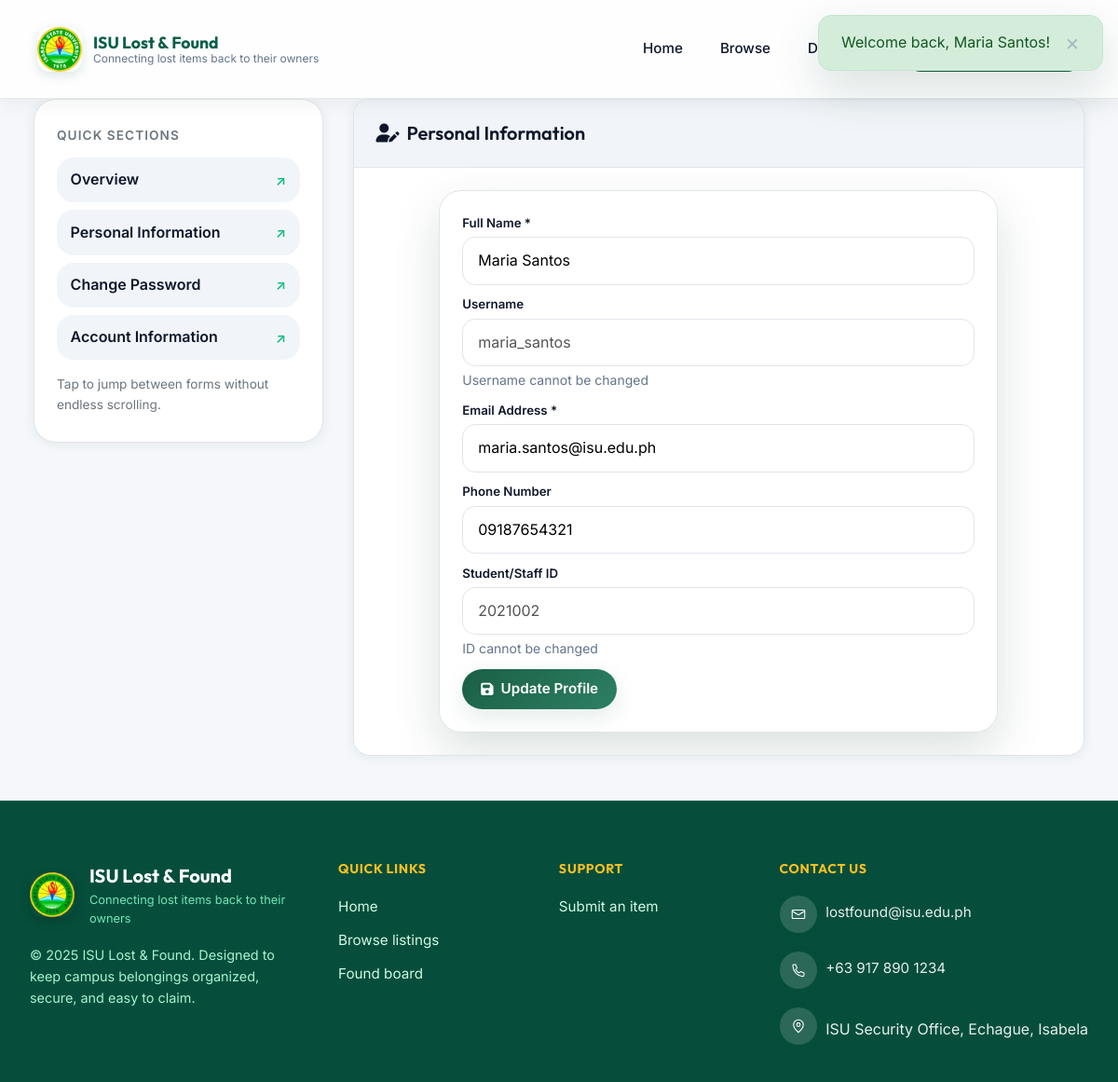
Screenshot of /profile.php?view=personal (signed in) with the database file from the repository.
### tables this page shows
CREATE TABLE users (
    id INT(11) UNSIGNED AUTO_INCREMENT PRIMARY KEY,
    full_name VARCHAR(100) NOT NULL,
    username VARCHAR(30) UNIQUE NOT NULL,
    email VARCHAR(100) UNIQUE NOT NULL,
    student_staff_id VARCHAR(20) NOT NULL,
    phone VARCHAR(15),
    password VARCHAR(255) NOT NULL,
    is_admin TINYINT(1) DEFAULT 0,
    is_active TINYINT(1) DEFAULT 1,
    created_at TIMESTAMP DEFAULT CURRENT_TIMESTAMP,
    last_login TIMESTAMP NULL,
    INDEX idx_username (username),
    INDEX idx_email (email),
    INDEX idx_is_admin (is_admin)
);

### includes/functions.php (called while the page is built, shortened)
<?php
require_once __DIR__ . '/db.php';
$db = Database::getInstance();
function is_logged_in()
{
    return isset($_SESSION['user_id']) && !empty($_SESSION['user_id']);
}
function get_logged_in_user()
{
    global $db;
    return $db->getUserById($_SESSION['user_id']);
}
function e($string)
{
    return htmlspecialchars($string ?? '', ENT_QUOTES, 'UTF-8');
}

### includes/db.php (called while the page is built, shortened)
<?php
class Database
{
    private static $instance = null;
    private $conn;
    private function __construct()
    {
        try {
            $this->conn = new PDO(
                "mysql:host=" . DB_HOST . ";dbname=" . DB_NAME . ";charset=utf8mb4",
                DB_USER,
                DB_PASS,
                [
                    PDO::ATTR_ERRMODE => PDO::ERRMODE_EXCEPTION,
                    PDO::ATTR_DEFAULT_FETCH_MODE => PDO::FETCH_ASSOC,
                    PDO::ATTR_EMULATE_PREPARES => false,
                ]
            );
        } catch (PDOException $e) {
            die("Database connection failed: " . $e->getMessage());
        }
    }
    public static function getInstance()
    {
        if (self::$instance === null) {
            self::$instance = new self();
        }
        return self::$instance;
    }
    public function getUserById($id)
    {
        $sql = "SELECT * FROM users WHERE id = :id LIMIT 1";
        $stmt = $this->conn->prepare($sql);
        $stmt->execute([':id' => $id]);
        return $stmt->fetch();
    }
}

### profile.php (the view, shortened to what this page needs)
<?php
require_once __DIR__ . '/includes/functions.php';
$view = $_GET['view'] ?? 'overview';
include __DIR__ . '/includes/header.php';
?>
<div class="profile-layout" data-profile-shell>
    <aside class="profile-menu" aria-label="Profile navigation" data-profile-menu>
        <p class="profile-menu__label">Quick sections</p>
        <nav class="profile-menu__nav">
            <a href="profile.php?view=overview" class="profile-menu__link <?php echo $view === 'overview' ? 'active' : ''; ?>">Overview</a>
            <a href="profile.php?view=personal" class="profile-menu__link <?php echo $view === 'personal' ? 'active' : ''; ?>">Personal Information</a>
            <a href="profile.php?view=password" class="profile-menu__link <?php echo $view === 'password' ? 'active' : ''; ?>">Change Password</a>
            <a href="profile.php?view=account" class="profile-menu__link <?php echo $view === 'account' ? 'active' : ''; ?>">Account Information</a>
        </nav>
        <p class="profile-menu__hint">Tap to jump between forms without endless scrolling.</p>
    </aside>
    <div class="profile-content card-grid profile-grid">
    <?php if ($view === 'personal'): ?>
    <article id="personal-info" class="card profile-section">
        <div class="card-header">
            <h3><i class="fas fa-user-edit"></i> Personal Information</h3>
        </div>
        <div class="card-content">
            <form method="post" class="form-card">
                <div class="form-group">
                    <label for="full_name">Full Name *</label>
                    <input type="text" id="full_name" name="full_name" value="<?php echo e($current_user['full_name']); ?>" required />
                </div>
                <div class="form-group">
                    <label for="username">Username</label>
                    <input type="text" id="username" value="<?php echo e($current_user['username']); ?>" readonly disabled />
                    <small class="form-help">Username cannot be changed</small>
                </div>
                <div class="form-group">
                    <label for="email">Email Address *</label>
                    <input type="email" id="email" name="email" value="<?php echo e($current_user['email']); ?>" required />
                </div>
                <div class="form-group">
                    <label for="phone">Phone Number</label>
                    <input type="tel" id="phone" name="phone" value="<?php echo e($current_user['phone'] ?? ''); ?>" />
                </div>
                <div class="form-group">
                    <label for="student_id">Student/Staff ID</label>
                    <input type="text" id="student_id" value="<?php echo e($current_user['student_staff_id'] ?? ''); ?>" readonly disabled />
                    <small class="form-help">ID cannot be changed</small>
                </div>
                <button class="btn primary" type="submit">
                    <i class="fas fa-save"></i> Update Profile
                </button>
            </form>
        </div>
    </article>
    <?php endif; ?>
    </div>
    </div>
<?php include __DIR__ . '/includes/footer.php'; ?>

### assets/css/base.css (style rules this page uses)
:root { --clr-bg: #f8fafc; --clr-surface: #ffffff; --clr-surface-alt: #f1f5f9; --clr-primary-50: #ecfdf5; --clr-primary-100: #d1fae5; --clr-primary-200: #a7f3d0; --clr-primary-300: #6ee7b7; --clr-primary-400: #34d399; --clr-primary-500: #10b981; --clr-primary-600: #059669; --clr-primary-700: #047857; --clr-primary-800: #065f46; --clr-primary-900: #064e3b; --clr-accent-50: #fffbeb; --clr-accent-100: #fef3c7; --clr-accent-200: #fde68a; --clr-accent-300: #fcd34d; --clr-accent-400: #fbbf24; --clr-accent-500: #f59e0b; --clr-accent-600: #d97706; --clr-text-main: #0f172a; --clr-text-muted: #64748b; --clr-text-light: #94a3b8; --clr-border: #e2e8f0; --clr-border-hover: #cbd5e1; --clr-success: #10b981; --clr-danger: #ef4444; --clr-warning: #f59e0b; --clr-info: #3b82f6; --clr-primary: var(--clr-primary-600); --clr-primary-dark: var(--clr-primary-800); --clr-primary-soft: var(--clr-primary-500); --clr-accent: var(--clr-accent-400); --clr-accent-hover: var(--clr-accent-500); --clr-muted: var(--clr-text-muted); --clr-hover-bg: var(--clr-primary-50); --radius-sm: 0.5rem; --radius-md: 0.75rem; --radius-lg: 1rem; --radius-xl: 1.5rem; --radius-full: 9999px; --shadow-sm: 0 1px 2px 0 rgba(0, 0, 0, 0.05); --shadow-md: 0 4px 6px -1px rgba(0, 0, 0, 0.1), 0 2px 4px -1px rgba(0, 0, 0, 0.06); --shadow-lg: 0 10px 15px -3px rgba(0, 0, 0, 0.1), 0 4px 6px -2px rgba(0, 0, 0, 0.05); --shadow-xl: 0 20px 25px -5px rgba(0, 0, 0, 0.1), 0 10px 10px -5px rgba(0, 0, 0, 0.04); --shadow-primary: 0 10px 15px -3px rgba(5, 150, 105, 0.2), 0 4px 6px -2px rgba(5, 150, 105, 0.1); --shadow-hover: 0 20px 25px -5px rgba(0, 0, 0, 0.1), 0 10px 10px -5px rgba(0, 0, 0, 0.04); --font-sans: 'Inter', system-ui, -apple-system, sans-serif; --font-display: 'Outfit', var(--font-sans); }
*, *::before, *::after { box-sizing: border-box; }
body { background-color: var(--clr-bg); color: var(--clr-text-main); font-family: var(--font-sans); font-size: 16px; line-height: 1.6; margin: 0; -webkit-font-smoothing: antialiased; -moz-osx-font-smoothing: grayscale; }
h1, h2, h3, h4, h5, h6 { font-family: var(--font-display); font-weight: 700; line-height: 1.2; color: var(--clr-text-main); margin-top: 0; }
a { color: var(--clr-primary); text-decoration: none; transition: color 0.2s ease; }
.btn { display: inline-flex; align-items: center; justify-content: center; gap: 0.5rem; padding: 0.625rem 1.25rem; border-radius: var(--radius-full); font-weight: 600; font-size: 0.95rem; cursor: pointer; transition: all 0.3s cubic-bezier(0.4, 0, 0.2, 1); border: 1px solid transparent; text-decoration: none; }
.btn.primary { background: linear-gradient(135deg, var(--clr-primary-600), var(--clr-primary-500)); color: white; box-shadow: var(--shadow-primary); }

### assets/css/components.css (style rules this page uses)
.card-grid { display: grid; grid-template-columns: repeat(auto-fill, minmax(280px, 1fr)); gap: 1.5rem; }
.form-card { background: var(--clr-surface); border-radius: var(--radius-xl); padding: 1.5rem; box-shadow: var(--shadow-lg); max-width: 600px; margin: 0 auto; border: 1px solid var(--clr-border); }
.form-group { margin-bottom: 0.65rem; }
.form-group label { display: block; margin-bottom: 0.25rem; font-weight: 600; color: var(--clr-text-main); font-size: 0.83rem; }
.form-group input, .form-group textarea, .form-group select { width: 100%; padding: 0.75rem 1rem; border-radius: var(--radius-md); border: 1.5px solid var(--clr-border); background: var(--clr-surface); font-family: inherit; font-size: 1rem; transition: all 0.2s ease; -webkit-appearance: none; appearance: none; }
.card { background: var(--clr-surface); border-radius: var(--radius-lg); box-shadow: var(--shadow-sm); border: 1px solid var(--clr-border); overflow: hidden; transition: all 0.3s ease; }
.card-header { padding: 1.5rem; border-bottom: 1px solid var(--clr-border); background: var(--clr-surface-alt); }
.card-header h3 { margin: 0; font-size: 1.25rem; font-weight: 600; display: flex; align-items: center; gap: 0.5rem; }
.card-content { padding: 1.5rem; }
.form-help { font-size: 0.875rem; color: var(--clr-text-muted); margin-top: 0.25rem; display: block; }

### assets/css/admin.css (style rules this page uses)
:root { --admin-bg: radial-gradient(circle at top left, rgba(26, 95, 69, 0.15), transparent 35%), radial-gradient(circle at bottom right, rgba(255, 196, 57, 0.2), transparent 45%), #f6f9fb; }

### rows the page displays
users: full_name "Maria Santos", username "maria_santos", email "maria.santos@isu.edu.ph", phone "09187654321", student_staff "2021002"

### other values shown
$flash['message'] "Welcome back, Maria Santos!"
APP_NAME "ISU Lost & Found"
APP_TAGLINE "Connecting lost items back to their owners"
